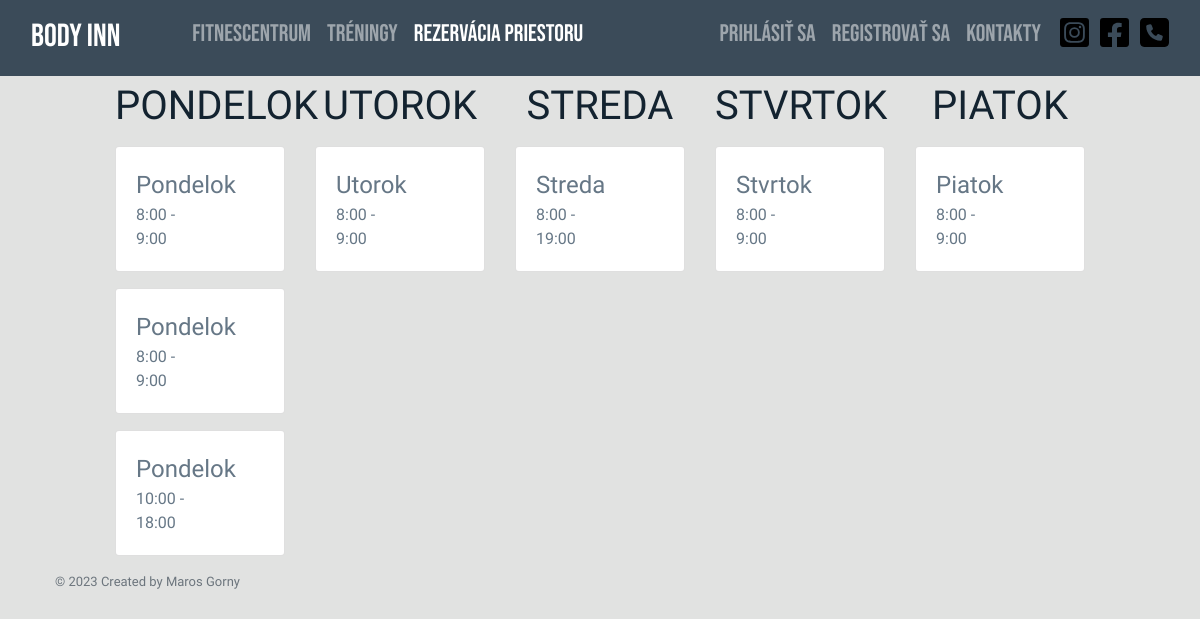
Screenshot of /?c=rezervaciePriestor with the database file from the repository.
### tables this page shows
CREATE TABLE `rezervaciapriestors` (
  `id` int(11) NOT NULL AUTO_INCREMENT,
  `den` varchar(10) NOT NULL,
  `zaciatok` int(11) NOT NULL,
  `koniec` int(11) NOT NULL,
  PRIMARY KEY (`id`),
  CONSTRAINT `check_den` CHECK (`den` in ('Pondelok','Utorok','Streda','Stvrtok','Piatok')),
  CONSTRAINT `check_koniec` CHECK (`koniec` >= 9 and `koniec` <= 22),
  CONSTRAINT `check_zaciatok` CHECK (`zaciatok` >= 8 and `zaciatok` <= 21)
);

### App/Core/Responses/ViewResponse.php (called while the page is built, shortened)
<?php
class ViewResponse extends Response
{
    private $viewName;
    private $data;
    public function __construct($app, $viewName, $data)
    {
        $this->viewName = $viewName;
        $this->data = $data;
    }
    public function generate()
    {
        $data = $this->data;
        require "App" . DIRECTORY_SEPARATOR . "Views" . DIRECTORY_SEPARATOR . $this->viewName . ".view.php";
    }
}

### index.php (called while the page is built, shortened)
<?php
require "ClassLoader.php";
$app = new App();
$app->run();

### ClassLoader.php (called while the page is built, shortened)
<?php
class ClassLoader
{
     public static function Boot()
     {
         spl_autoload_register(function ($class_name) {
             $file =  str_replace('\\', DIRECTORY_SEPARATOR ,$class_name). '.php';
         });
     }
}

### App/Helpers/Inflect.php (called while the page is built, shortened)
<?php
class Inflect
{
    static $plural = array(
        '/(quiz)$/i' => "$1zes",
        '/^(ox)$/i' => "$1en",
        '/([m|l])ouse$/i' => "$1ice",
        '/(matr|vert|ind)ix|ex$/i' => "$1ices",
        '/(x|ch|ss|sh)$/i' => "$1es",
        '/([^aeiouy]|qu)y$/i' => "$1ies",
        '/(hive)$/i' => "$1s",
        '/(?:([^f])fe|([lr])f)$/i' => "$1$2ves",
        '/(shea|lea|loa|thie)f$/i' => "$1ves",
        '/sis$/i' => "ses",
        '/([ti])um$/i' => "$1a",
        '/(tomat|potat|ech|her|vet)o$/i' => "$1oes",
        '/(bu)s$/i' => "$1ses",
        '/(alias)$/i' => "$1es",
        '/(octop)us$/i' => "$1i",
        '/(ax|test)is$/i' => "$1es",
        '/(us)$/i' => "$1es",
        '/s$/i' => "s",
        '/$/' => "s"
    );
    static $irregular = array(
        'move' => 'moves',
        'foot' => 'feet',
        'goose' => 'geese',
        'sex' => 'sexes',
        'child' => 'children',
        'man' => 'men',
        'tooth' => 'teeth',
        'person' => 'people',
        'valve' => 'valves'
    );
    public static function pluralize($string)
    {
        foreach (self::$irregular as $pattern => $result) {
            $pattern = '/' . $pattern . '$/i';
        }
        foreach (self::$plural as $pattern => $result) {
            if (preg_match($pattern, $string))
                return preg_replace($pattern, $result, $string);
        }
        return $string;
    }
}

### App/Core/Model.php (called while the page is built, shortened)
<?php
abstract class Model implements \JsonSerializable
{
    private static ?Connection $connection = null;
    public static function getTableName(): string
    {
        $arr = explode("\\", get_called_class());
        return Inflect::pluralize(strtolower(end($arr)));
    }
    private static function connect(): void
    {
        self::$connection = Connection::connect();
    }
    static public function getAll(string $whereClause = '', array $whereParams = [], $orderBy = ''): array
    {
        try {
            $sql = "SELECT * FROM `" . static::getTableName() . "`" . ($whereClause == '' ? '' : " WHERE $whereClause") . ($orderBy == '' ? '' : " ORDER BY $orderBy");
            $stmt = self::$connection->prepare($sql);
            $stmt->execute($whereParams);
            $models = $stmt->fetchAll(PDO::FETCH_CLASS | PDO::FETCH_PROPS_LATE, static::class);
            return $models;
        } catch (PDOException $e) {
            throw new \Exception('Query failed: ' . $e->getMessage(), 0, $e);
        }
    }
}

### App/Core/DB/Connection.php (called while the page is built, shortened)
<?php
class Connection
{
    private $db;
    public function __construct($db)
    {
        $this->db = $db;
    }
    public function prepare($sql)
    {
        try {
            return new DebugStatement($this->db->prepare($sql));
        } catch (PDOException $e) {
            throw new \Exception('Prepare failed: ' . $e->getMessage());
        }
    }
}

### App/Controllers/RezervaciePriestorController.php (called while the page is built, shortened)
<?php
class RezervaciePriestorController extends AControllerBase
{
    public function index(): Response
    {
        $rezervacie_pondelok = RezervaciaPriestor::getAll(whereClause: "den = 'Pondelok'" ,orderBy: "zaciatok");
        $rezervacie_utorok = RezervaciaPriestor::getAll(whereClause: "den = 'Utorok'");
        $rezervacie_streda = RezervaciaPriestor::getAll(whereClause: "den = 'Streda'");
        $rezervacie_stvrtok = RezervaciaPriestor::getAll(whereClause: "den = 'Stvrtok'");
        $rezervacie_piatok = RezervaciaPriestor::getAll(whereClause: "den = 'Piatok'");
        return $this->html(['pondelok' => $rezervacie_pondelok,'utorok' => $rezervacie_utorok , 'streda' => $rezervacie_streda,
            'stvrtok' => $rezervacie_stvrtok, 'piatok' => $rezervacie_piatok
        ]);
    }
}

### App/Core/DB/DebugStatement.php (called while the page is built, shortened)
<?php
class DebugStatement
{
    private PDOStatementAlias $stmt;
    public function __construct($stmt)
    {
        $this->stmt = $stmt;
    }
    public function execute($params)
    {
        $result = $this->stmt->execute($params);
        $this->stmt->debugDumpParams();
        return $result;
    }
    public function __call($name, $arguments)
    {
        return $this->stmt->{$name}(...$arguments);
    }
}

### App/Models/RezervaciaPriestor.php (called while the page is built, shortened)
<?php
class RezervaciaPriestor extends Model
{
    protected $den;
    protected $zaciatok;
    protected $koniec;
    public function getDen()
    {
        return $this->den;
    }
    public function getZaciatok()
    {
        return $this->zaciatok;
    }
    public function getKoniec()
    {
        return $this->koniec;
    }
}

### App/Views/RezervaciePriestor/index.view.php (the view, shortened to what this page needs)
<?php
    $rezervacie_pondelok = $data['pondelok'];
    $rezervacie_utorok = $data['utorok'];
    $rezervacie_streda = $data['streda'];
    $rezervacie_stvrtok = $data['stvrtok'];
    $rezervacie_piatok = $data['piatok'];
?>
<div class="row" >
    <div class="col-xl-1 col-lg-1 col-md-12 col-12 ">
    </div>
    <div class="col-xl-2 col-lg-5 col-md-6 col-sm-12">
        <h1 class="text-center mt-2">PONDELOK</h1>
        <?php
        foreach($rezervacie_pondelok as $rezervaciaPriestor) { ?>
        <div class="card text-center my-3 ">
            <div class="card-body">
                <p class="card-text text-left m-0" >
                    <?php echo $rezervaciaPriestor->getDen() ?>
                <div class="text-left row">
                    <div class="col-6">
                        <?php echo $rezervaciaPriestor->getZaciatok() .":00" . " - " . $rezervaciaPriestor->getKoniec() .":00" ?>
                    </div>
                    <div class="col-6 text-right">
                    </div>
                </div>
            </div>
        </div>
        <?php } ?>
    </div>
    <div class="col-xl-2 col-lg-5 col-md-6 col-sm-12">
        <h1 class="text-center mt-2">UTOROK</h1>
        <?php
        foreach($rezervacie_utorok as $rezervaciaPriestor) { ?>
            <div class="card text-center my-3 ">
                <div class="card-body">
                    <p class="card-text text-left m-0" >
                        <?php echo $rezervaciaPriestor->getDen() ?>
                    <div class="text-left row">
                        <div class="col-6">
                            <?php echo $rezervaciaPriestor->getZaciatok() .":00" . " - " . $rezervaciaPriestor->getKoniec() .":00" ?>
                        </div>
                        <div class="col-6 text-right">
                        </div>
                    </div>
                </div>
            </div>
        <?php } ?>
    </div>
    <div class="col-xl-2 col-lg-5 offset-lg-1 offset-xl-0 col-md-6 col-sm-12">
        <h1 class="text-center mt-2">STREDA</h1>
        <?php
        foreach($rezervacie_streda as $rezervaciaPriestor) { ?>
            <div class="card text-center my-3 ">
                <div class="card-body">
                    <p class="card-text text-left m-0" >
                        <?php echo $rezervaciaPriestor->getDen() ?>
                    <div class="text-left row">
                        <div class="col-6">
                            <?php echo $rezervaciaPriestor->getZaciatok() .":00" . " - " . $rezervaciaPriestor->getKoniec() .":00" ?>
                        </div>
                        <div class="col-6 text-right">
                        </div>
                    </div>
                </div>
            </div>
        <?php } ?>
    </div>
    <div class="col-xl-2 col-lg-5 col-md-6 col-sm-12">
        <h1 class="text-center mt-2">STVRTOK</h1>
        <?php
        foreach($rezervacie_stvrtok as $rezervaciaPriestor) { ?>
            <div class="card text-center my-3 ">
                <div class="card-body">
                    <p class="card-text text-left m-0" >
                        <?php echo $rezervaciaPriestor->getDen() ?>
                    <div class="text-left row">
                        <div class="col-6">
                            <?php echo $rezervaciaPriestor->getZaciatok() .":00" . " - " . $rezervaciaPriestor->getKoniec() .":00" ?>
                        </div>
                        <div class="col-6 text-right">
                        </div>
                    </div>
                </div>
            </div>
        <?php } ?>
    </div>
    <div class="col-xl-2 col-lg-10 offset-lg-1 offset-xl-0 col-md-12 col-sm-12">
        <h1 class="text-center mt-2">PIATOK</h1>
        <?php
        foreach($rezervacie_piatok as $rezervaciaPriestor) { ?>
            <div class="card text-center my-3 ">
                <div class="card-body">
                    <p class="card-text text-left m-0" >
                        <?php echo $rezervaciaPriestor->getDen() ?>
                    <div class="text-left row">
                        <div class="col-6">
                            <?php echo $rezervaciaPriestor->getZaciatok() .":00" . " - " . $rezervaciaPriestor->getKoniec() .":00" ?>
                        </div>
                        <div class="col-6 text-right">
                        </div>
                    </div>
                </div>
            </div>
        <?php } ?>
    </div>
</div>

### rows the page displays
rezervaciapriestors: den "Pondelok", zaciatok "8", koniec "9"
rezervaciapriestors: den "Pondelok", zaciatok "8", koniec "9"
rezervaciapriestors: den "Pondelok", zaciatok "10", koniec "18"
rezervaciapriestors: den "Utorok", zaciatok "8", koniec "9"
rezervaciapriestors: den "Streda", zaciatok "8", koniec "19"
rezervaciapriestors: den "Stvrtok", zaciatok "8", koniec "9"
rezervaciapriestors: den "Piatok", zaciatok "8", koniec "9"
